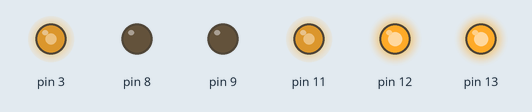
Simulated run of this sketch. Board: Arduino Uno, built with avr-gcc and run on an emulated ATmega328P. On the bench: output pins drawn as LEDs (lit = HIGH). At 14.0 s the program stops and its outputs stay as they are.

Above: at 0.1 s.
At 5.1 s:
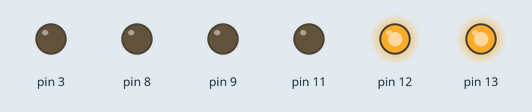
At 7.1 s:
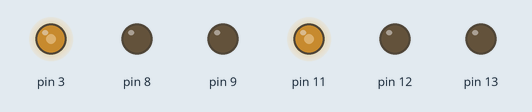
At 14.1 s:
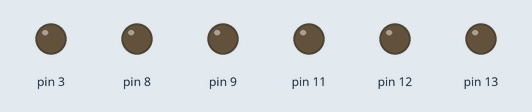
Timing chart, 0 to 15.5 s (numbered marks = the images above):
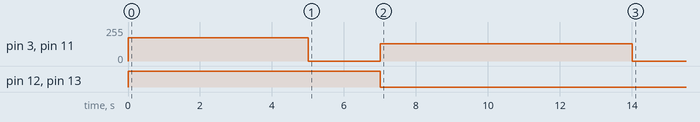

Measured:
- by itself, pin 3, pin 11: 0/255 → 175/255 at 0.00 s, → 0/255 5.0 s later, → 131/255 2.0 s later, → 0/255 7.0 s later
- by itself, pin 12, pin 13: LOW → HIGH at 0.00 s, → LOW 7.0 s later

The sketch:

RobotMotor.ino
```cpp
#include "Motor.h"

#define SPEED 175

void setup()  // We'll control our own loops so we have deleted loop()
{
	MotorController LeftMotor,RightMotor;
	RightMotor.setPins(9, 12, 3, 0); // Channel A
	LeftMotor.setPins(8, 13, 11, 1); // Channel B

	RightMotor.setIsInverted(false);
	LeftMotor.setIsInverted(false);

	MovementManager mMovementManager;
	mMovementManager.SetMotors(LeftMotor, RightMotor);


	mMovementManager.BrakesOff();
	mMovementManager.MoveForward(SPEED);
	delay(5000);
	mMovementManager.FullStop(false);
	delay(2000);
	mMovementManager.MoveBackward(SPEED * 0.75);
	delay(7000);
	mMovementManager.FullStop(false);


	while (true){};

}

void loop()
{

}
```

Motor.h
```cpp
#ifndef _MOTOR_H__
#define _MOTOR_H__

#include "Arduino.h"


typedef unsigned char PinNum;
typedef unsigned char uchar;
enum Direction
{
	MOTOR_UNDEFINED,
	MOTOR_FORWARD,
	MOTOR_BACKWARD,
	MOTOR_HALTED
};
// This will control each motor, there may be multiple Motor Controllers
class MotorController
{
public:
	MotorController():bIsBraked(false),BrakePin(0),DirectionPin(0),PowerPin(0),SensingPin(0){};
	void setPins(PinNum inBrakePin, PinNum inDirectionPin, PinNum inPowerPin, PinNum inSensingPin)
	{
		BrakePin = inBrakePin;
		DirectionPin = inDirectionPin;
		PowerPin = inPowerPin;
		SensingPin = inSensingPin;
		_setPinInputOutput();
		setMotorForward(0);
	};
	bool getBrake(){ return bIsBraked; };
	void setBrake(bool inBraked)
	{
		bIsBraked = inBraked;
		digitalWrite(BrakePin, inBraked);
	};
	void BrakeOn(){ setBrake(HIGH); };
	void BrakeOFF(){ setBrake(LOW); };
	void setMotorForward(uchar inPower = 255)
	{
		if (!getIsInverted())  // Motor might be facing opposite direction!
		{
			digitalWrite(DirectionPin, HIGH);
		}
		else
		{
			digitalWrite(DirectionPin, LOW);
		}

		setPower(inPower);
		eMotorDirection = MOTOR_FORWARD;  // For reference tho, this will be considered "forward" regardless as to what pin is set to


	};
	void setMotorBackward(uchar inPower = 255)
	{
		if (!getIsInverted())  // Motor might be facing opposite direction!
		{
			digitalWrite(DirectionPin, LOW);
		}
		else
		{
			digitalWrite(DirectionPin, HIGH);
		}
		setPower(inPower);
		eMotorDirection = MOTOR_BACKWARD;
	};
	void setPower(uchar inPower)
	{
		curPower = inPower;
		analogWrite(PowerPin,inPower);
	};
	uchar getPower()
	{
		return curPower;
	};
	bool getIsInverted()
	{
		return bIsInverted;
	};
	bool setIsInverted(bool inInverted)
	{
		bIsInverted = inInverted;
	};
private:
	void _setPinInputOutput()
	{
		pinMode(BrakePin, OUTPUT);
		pinMode(DirectionPin, OUTPUT);
		pinMode(PowerPin, OUTPUT);
		pinMode(SensingPin, INPUT);
	}
	bool bIsInverted; // If motor will be facing opposite direction, will this be inverted  (IE, left motor and right motor, one will have to be inverted)
	bool bIsBraked;
	uchar curPower;
	PinNum BrakePin, DirectionPin, PowerPin; // Digital
	PinNum SensingPin;  // Analog
	Direction eMotorDirection;
};

// This will control movement of the robot
class MovementManager
{
public:
	void SetMotors(MotorController inLeftMotor, MotorController inRightMotor)
	{
		LeftMotor = inLeftMotor;
		RightMotor = inRightMotor;
	};

	void MoveForward(uchar inSpeed=255)
	{
		LeftMotor.BrakeOFF();
		RightMotor.BrakeOFF();
		LeftMotor.setMotorForward(inSpeed);
		RightMotor.setMotorForward(inSpeed);

	};
	void MoveBackward(uchar inSpeed=255)
	{
		LeftMotor.BrakeOFF();
		RightMotor.BrakeOFF();
		LeftMotor.setMotorBackward(inSpeed);
		RightMotor.setMotorBackward(inSpeed);
	};
	void FullStop(bool UseBrake = false)
	{
		LeftMotor.setPower(0);
		RightMotor.setPower(0);
	};

	// Turn off power to the motors, as there's no reason to apply power and brake
	void BrakesOn()
	{
		LeftMotor.setPower(0);
		RightMotor.setPower(0);
		LeftMotor.BrakeOn();
		RightMotor.BrakeOn();
	};

	void BrakesOff()
	{
		LeftMotor.BrakeOFF();
		RightMotor.BrakeOFF();
	};

	// 0.0f = only right engine making the turn, left engine off
	// 0.5f means right engine full power, left engine half
	// 1.0f means yer gonna be going straight
	void LeftTurn(uchar inPower,float OpposingEnginePower = 0.5f)
	{
		RightMotor.setMotorForward(inPower);
		LeftMotor.setMotorForward(inPower * OpposingEnginePower);
	};
	// 1.0f = only left engine making the turn, 0.5f means left engine full power, right engine half
	void RightTurn(uchar inPower, float OpposingEnginePower = 0.5f)
	{
		RightMotor.setMotorForward(inPower * OpposingEnginePower);
		LeftMotor.setMotorForward(inPower);
	};

	void StaticTurnLeft(uchar inPower = 255)
	{
		LeftMotor.setMotorBackward(inPower);
		RightMotor.setMotorForward(inPower);
	};
	void StaticTurnRight(uchar inPower = 255)
	{
		LeftMotor.setMotorForward(inPower);
		RightMotor.setMotorBackward(inPower);
	};

	void SetSpeed(uchar inPower)
	{
		LeftMotor.setPower(inPower);
		RightMotor.setPower(inPower);
	};
private:
	MotorController LeftMotor, RightMotor;

};

#endif
```
